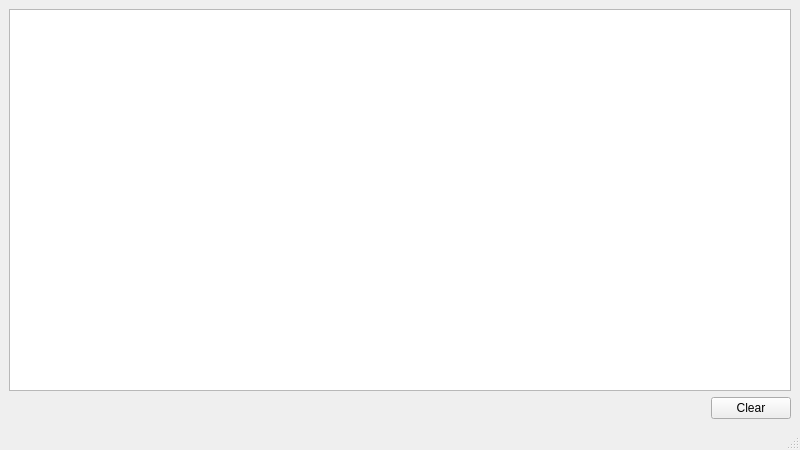
<?xml version="1.0" encoding="UTF-8"?>
<ui version="4.0">
 <class>LogsWindow</class>
 <widget class="QMainWindow" name="LogsWindow">
  <property name="geometry">
   <rect>
    <x>0</x>
    <y>0</y>
    <width>800</width>
    <height>450</height>
   </rect>
  </property>
  <property name="minimumSize">
   <size>
    <width>800</width>
    <height>450</height>
   </size>
  </property>
  <property name="windowTitle">
   <string>Rules</string>
  </property>
  <widget class="QWidget" name="centralwidget">
   <property name="minimumSize">
    <size>
     <width>800</width>
     <height>400</height>
    </size>
   </property>
   <property name="maximumSize">
    <size>
     <width>50000</width>
     <height>50000</height>
    </size>
   </property>
   <layout class="QVBoxLayout" name="verticalLayout">
    <item>
     <widget class="QPlainTextEdit" name="plainTextEdit">
      <property name="enabled">
       <bool>true</bool>
      </property>
      <property name="acceptDrops">
       <bool>false</bool>
      </property>
     </widget>
    </item>
    <item>
     <layout class="QHBoxLayout" name="horizontalLayout_2">
      <item>
       <spacer name="horizontalSpacer">
        <property name="orientation">
         <enum>Qt::Horizontal</enum>
        </property>
        <property name="sizeHint" stdset="0">
         <size>
          <width>40</width>
          <height>20</height>
         </size>
        </property>
       </spacer>
      </item>
      <item>
       <widget class="QPushButton" name="b_Clear">
        <property name="text">
         <string>Clear</string>
        </property>
       </widget>
      </item>
     </layout>
    </item>
   </layout>
  </widget>
  <widget class="QMenuBar" name="menubar">
   <property name="geometry">
    <rect>
     <x>0</x>
     <y>0</y>
     <width>800</width>
     <height>22</height>
    </rect>
   </property>
  </widget>
  <widget class="QStatusBar" name="statusbar"/>
 </widget>
 <resources/>
 <connections/>
</ui>
